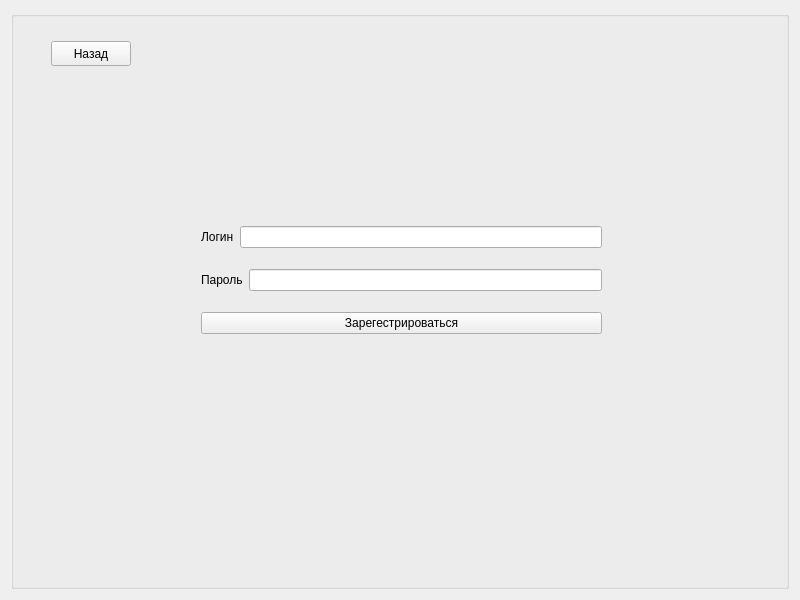
<?xml version="1.0" encoding="UTF-8"?>
<ui version="4.0">
 <class>Registration</class>
 <widget class="QWidget" name="Registration">
  <property name="geometry">
   <rect>
    <x>0</x>
    <y>0</y>
    <width>800</width>
    <height>600</height>
   </rect>
  </property>
  <property name="sizePolicy">
   <sizepolicy hsizetype="Fixed" vsizetype="Fixed">
    <horstretch>0</horstretch>
    <verstretch>0</verstretch>
   </sizepolicy>
  </property>
  <property name="minimumSize">
   <size>
    <width>800</width>
    <height>600</height>
   </size>
  </property>
  <property name="maximumSize">
   <size>
    <width>800</width>
    <height>600</height>
   </size>
  </property>
  <property name="windowTitle">
   <string>Регистрация</string>
  </property>
  <layout class="QHBoxLayout" name="horizontalLayout">
   <item>
    <widget class="QGroupBox" name="groupBox">
     <property name="layoutDirection">
      <enum>Qt::LeftToRight</enum>
     </property>
     <property name="title">
      <string/>
     </property>
     <property name="alignment">
      <set>Qt::AlignCenter</set>
     </property>
     <widget class="QWidget" name="layoutWidget">
      <property name="geometry">
       <rect>
        <x>190</x>
        <y>200</y>
        <width>401</width>
        <height>141</height>
       </rect>
      </property>
      <layout class="QVBoxLayout" name="verticalLayout_2">
       <item>
        <layout class="QHBoxLayout" name="horizontalLayout_2">
         <item>
          <widget class="QLabel" name="login">
           <property name="text">
            <string>Логин</string>
           </property>
          </widget>
         </item>
         <item>
          <widget class="QLineEdit" name="Enter_login"/>
         </item>
        </layout>
       </item>
       <item>
        <layout class="QHBoxLayout" name="horizontalLayout_3">
         <item>
          <widget class="QLabel" name="password">
           <property name="text">
            <string>Пароль</string>
           </property>
          </widget>
         </item>
         <item>
          <widget class="QLineEdit" name="Enter_password"/>
         </item>
        </layout>
       </item>
       <item>
        <widget class="QPushButton" name="LogIn">
         <property name="text">
          <string>Зарегестрироваться</string>
         </property>
        </widget>
       </item>
      </layout>
     </widget>
     <widget class="QPushButton" name="Back">
      <property name="geometry">
       <rect>
        <x>40</x>
        <y>30</y>
        <width>80</width>
        <height>25</height>
       </rect>
      </property>
      <property name="text">
       <string>Назад</string>
      </property>
     </widget>
    </widget>
   </item>
  </layout>
 </widget>
 <resources/>
 <connections/>
</ui>
